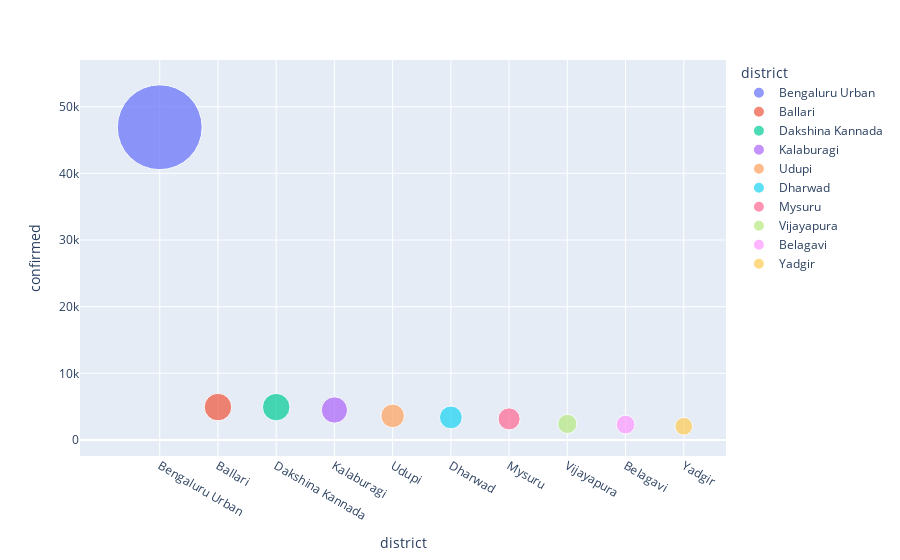

This figure's notebook cell:
### Code cell
fig = px.scatter(df2_sorted,x='district',y='confirmed',size='confirmed',
                 color='district',hover_name='district',size_max=60)
fig.update_layout()
fig.show()

### Figure 1 — Plotly figure (JSON) as saved in the notebook; plotly's stock layout.template omitted (floating-point values rounded to 4 significant figures)
{"data": [{"hovertemplate": "<b>%{hovertext}</b><br><br>district=%{x}<br>confirmed=%{marker.size}<extra></extra>", "hovertext": ["Bengaluru Urban"], "legendgroup": "Bengaluru Urban", "marker": {"color": "#636efa", "size": [46923], "sizemode": "area", "sizeref": 13.03, "symbol": "circle"}, "mode": "markers", "name": "Bengaluru Urban", "orientation": "v", "showlegend": true, "type": "scatter", "x": ["Bengaluru Urban"], "xaxis": "x", "y": [46923], "yaxis": "y"}, {"hovertemplate": "<b>%{hovertext}</b><br><br>district=%{x}<br>confirmed=%{marker.size}<extra></extra>", "hovertext": ["Ballari"], "legendgroup": "Ballari", "marker": {"color": "#EF553B", "size": [4930], "sizemode": "area", "sizeref": 13.03, "symbol": "circle"}, "mode": "markers", "name": "Ballari", "orientation": "v", "showlegend": true, "type": "scatter", "x": ["Ballari"], "xaxis": "x", "y": [4930], "yaxis": "y"}, {"hovertemplate": "<b>%{hovertext}</b><br><br>district=%{x}<br>confirmed=%{marker.size}<extra></extra>", "hovertext": ["Dakshina Kannada"], "legendgroup": "Dakshina Kannada", "marker": {"color": "#00cc96", "size": [4925], "sizemode": "area", "sizeref": 13.03, "symbol": "circle"}, "mode": "markers", "name": "Dakshina Kannada", "orientation": "v", "showlegend": true, "type": "scatter", "x": ["Dakshina Kannada"], "xaxis": "x", "y": [4925], "yaxis": "y"}, {"hovertemplate": "<b>%{hovertext}</b><br><br>district=%{x}<br>confirmed=%{marker.size}<extra></extra>", "hovertext": ["Kalaburagi"], "legendgroup": "Kalaburagi", "marker": {"color": "#ab63fa", "size": [4495], "sizemode": "area", "sizeref": 13.03, "symbol": "circle"}, "mode": "markers", "name": "Kalaburagi", "orientation": "v", "showlegend": true, "type": "scatter", "x": ["Kalaburagi"], "xaxis": "x", "y": [4495], "yaxis": "y"}, {"hovertemplate": "<b>%{hovertext}</b><br><br>district=%{x}<br>confirmed=%{marker.size}<extra></extra>", "hovertext": ["Udupi"], "legendgroup": "Udupi", "marker": {"color": "#FFA15A", "size": [3612], "sizemode": "area", "sizeref": 13.03, "symbol": "circle"}, "mode": "markers", "name": "Udupi", "orientation": "v", "showlegend": true, "type": "scatter", "x": ["Udupi"], "xaxis": "x", "y": [3612], "yaxis": "y"}, {"hovertemplate": "<b>%{hovertext}</b><br><br>district=%{x}<br>confirmed=%{marker.size}<extra></extra>", "hovertext": ["Dharwad"], "legendgroup": "Dharwad", "marker": {"color": "#19d3f3", "size": [3383], "sizemode": "area", "sizeref": 13.03, "symbol": "circle"}, "mode": "markers", "name": "Dharwad", "orientation": "v", "showlegend": true, "type": "scatter", "x": ["Dharwad"], "xaxis": "x", "y": [3383], "yaxis": "y"}, {"hovertemplate": "<b>%{hovertext}</b><br><br>district=%{x}<br>confirmed=%{marker.size}<extra></extra>", "hovertext": ["Mysuru"], "legendgroup": "Mysuru", "marker": {"color": "#FF6692", "size": [3163], "sizemode": "area", "sizeref": 13.03, "symbol": "circle"}, "mode": "markers", "name": "Mysuru", "orientation": "v", "showlegend": true, "type": "scatter", "x": ["Mysuru"], "xaxis": "x", "y": [3163], "yaxis": "y"}, {"hovertemplate": "<b>%{hovertext}</b><br><br>district=%{x}<br>confirmed=%{marker.size}<extra></extra>", "hovertext": ["Vijayapura"], "legendgroup": "Vijayapura", "marker": {"color": "#B6E880", "size": [2405], "sizemode": "area", "sizeref": 13.03, "symbol": "circle"}, "mode": "markers", "name": "Vijayapura", "orientation": "v", "showlegend": true, "type": "scatter", "x": ["Vijayapura"], "xaxis": "x", "y": [2405], "yaxis": "y"}, {"hovertemplate": "<b>%{hovertext}</b><br><br>district=%{x}<br>confirmed=%{marker.size}<extra></extra>", "hovertext": ["Belagavi"], "legendgroup": "Belagavi", "marker": {"color": "#FF97FF", "size": [2304], "sizemode": "area", "sizeref": 13.03, "symbol": "circle"}, "mode": "markers", "name": "Belagavi", "orientation": "v", "showlegend": true, "type": "scatter", "x": ["Belagavi"], "xaxis": "x", "y": [2304], "yaxis": "y"}, {"hovertemplate": "<b>%{hovertext}</b><br><br>district=%{x}<br>confirmed=%{marker.size}<extra></extra>", "hovertext": ["Yadgir"], "legendgroup": "Yadgir", "marker": {"color": "#FECB52", "size": [2052], "sizemode": "area", "sizeref": 13.03, "symbol": "circle"}, "mode": "markers", "name": "Yadgir", "orientation": "v", "showlegend": true, "type": "scatter", "x": ["Yadgir"], "xaxis": "x", "y": [2052], "yaxis": "y"}], "layout": {"legend": {"itemsizing": "constant", "title": {"text": "district"}, "tracegroupgap": 0}, "margin": {"t": 60}, "xaxis": {"anchor": "y", "categoryarray": ["Bengaluru Urban", "Ballari", "Dakshina Kannada", "Kalaburagi", "Udupi", "Dharwad", "Mysuru", "Vijayapura", "Belagavi", "Yadgir"], "categoryorder": "array", "domain": [0, 1], "title": {"text": "district"}}, "yaxis": {"anchor": "x", "domain": [0, 1], "title": {"text": "confirmed"}}}}
